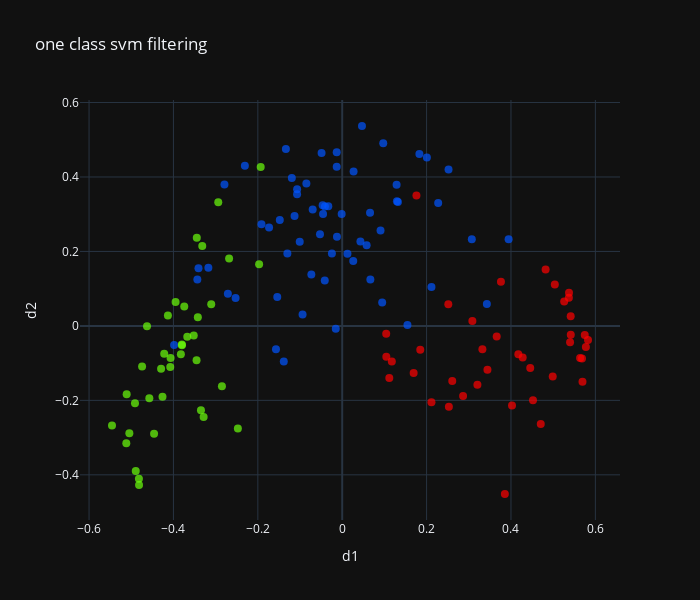

The notebook cell this image was saved under:
### Code cell
from sklearn.svm import OneClassSVM

def outliers_svm(X):
    svm = OneClassSVM(nu=0.3, kernel="rbf", gamma=0.01)
    y_pred = svm.fit_predict(X)
    return y_pred == -1

svm_outliers = outliers_svm(X)
render_results(X,y,validate_model,scaler,svm_outliers,"one class svm filtering")

### Figure 1 — Plotly figure (JSON) as saved in the notebook; plotly's stock layout.template omitted (floating-point values rounded to 4 significant figures; data arrays with more than 128 entries replaced by an {"elided": "..."} marker saying what was removed)
{"data": [{"marker": {"color": {"elided": "139 str values"}, "opacity": 0.7, "size": 8}, "mode": "markers", "type": "scatter", "x": {"elided": "139 float values"}, "y": {"elided": "139 float values"}}], "layout": {"height": 600, "title": {"text": "one class svm filtering"}, "width": 700, "xaxis": {"title": {"text": "d1"}}, "yaxis": {"title": {"text": "d2"}}}}
